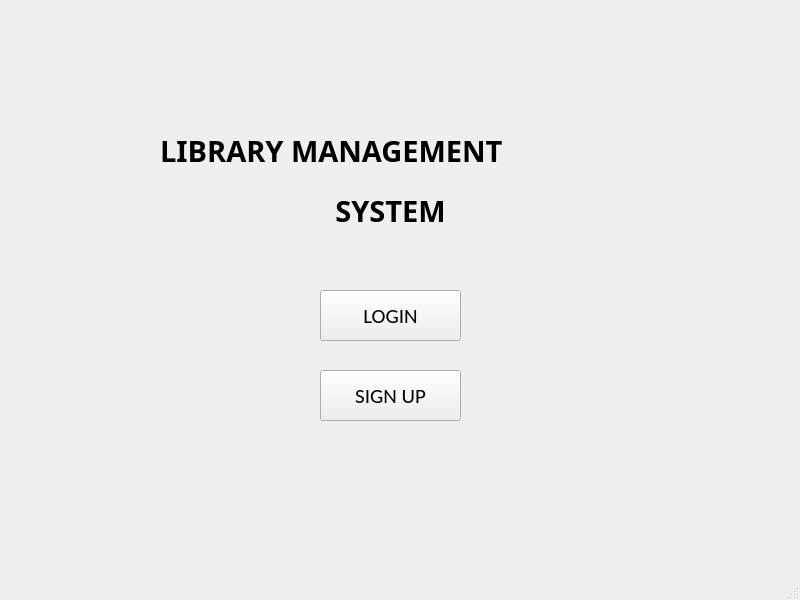
<?xml version="1.0" encoding="UTF-8"?>
<ui version="4.0">
 <class>MainWindow</class>
 <widget class="QMainWindow" name="MainWindow">
  <property name="geometry">
   <rect>
    <x>0</x>
    <y>0</y>
    <width>800</width>
    <height>600</height>
   </rect>
  </property>
  <property name="windowTitle">
   <string>MainWindow</string>
  </property>
  <widget class="QWidget" name="centralwidget">
   <widget class="QLabel" name="label">
    <property name="geometry">
     <rect>
      <x>160</x>
      <y>120</y>
      <width>461</width>
      <height>61</height>
     </rect>
    </property>
    <property name="font">
     <font>
      <family>Montserrat</family>
      <pointsize>22</pointsize>
      <weight>75</weight>
      <bold>true</bold>
     </font>
    </property>
    <property name="text">
     <string>LIBRARY MANAGEMENT</string>
    </property>
   </widget>
   <widget class="QLabel" name="label_2">
    <property name="geometry">
     <rect>
      <x>160</x>
      <y>180</y>
      <width>461</width>
      <height>61</height>
     </rect>
    </property>
    <property name="font">
     <font>
      <family>Montserrat</family>
      <pointsize>22</pointsize>
      <weight>75</weight>
      <bold>true</bold>
     </font>
    </property>
    <property name="layoutDirection">
     <enum>Qt::LeftToRight</enum>
    </property>
    <property name="text">
     <string>SYSTEM</string>
    </property>
    <property name="alignment">
     <set>Qt::AlignCenter</set>
    </property>
   </widget>
   <widget class="QPushButton" name="pushButton">
    <property name="geometry">
     <rect>
      <x>320</x>
      <y>290</y>
      <width>141</width>
      <height>51</height>
     </rect>
    </property>
    <property name="font">
     <font>
      <family>Calibri</family>
      <pointsize>16</pointsize>
     </font>
    </property>
    <property name="text">
     <string>LOGIN</string>
    </property>
   </widget>
   <widget class="QPushButton" name="pushButton_2">
    <property name="geometry">
     <rect>
      <x>320</x>
      <y>370</y>
      <width>141</width>
      <height>51</height>
     </rect>
    </property>
    <property name="font">
     <font>
      <family>Calibri</family>
      <pointsize>16</pointsize>
     </font>
    </property>
    <property name="text">
     <string>SIGN UP</string>
    </property>
   </widget>
  </widget>
  <widget class="QStatusBar" name="statusbar"/>
 </widget>
 <resources/>
 <connections/>
</ui>
